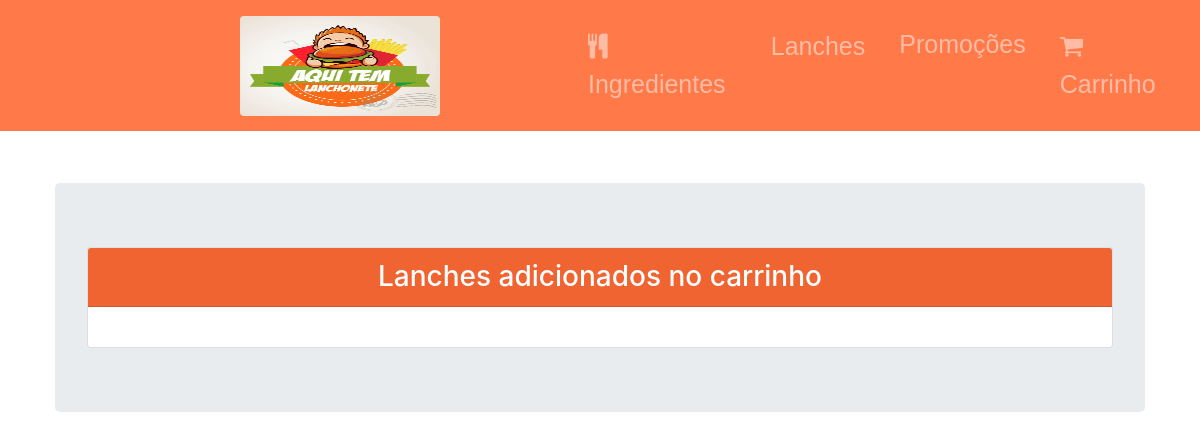
/shoppingcar/, run on an earlier commit of the app's database.
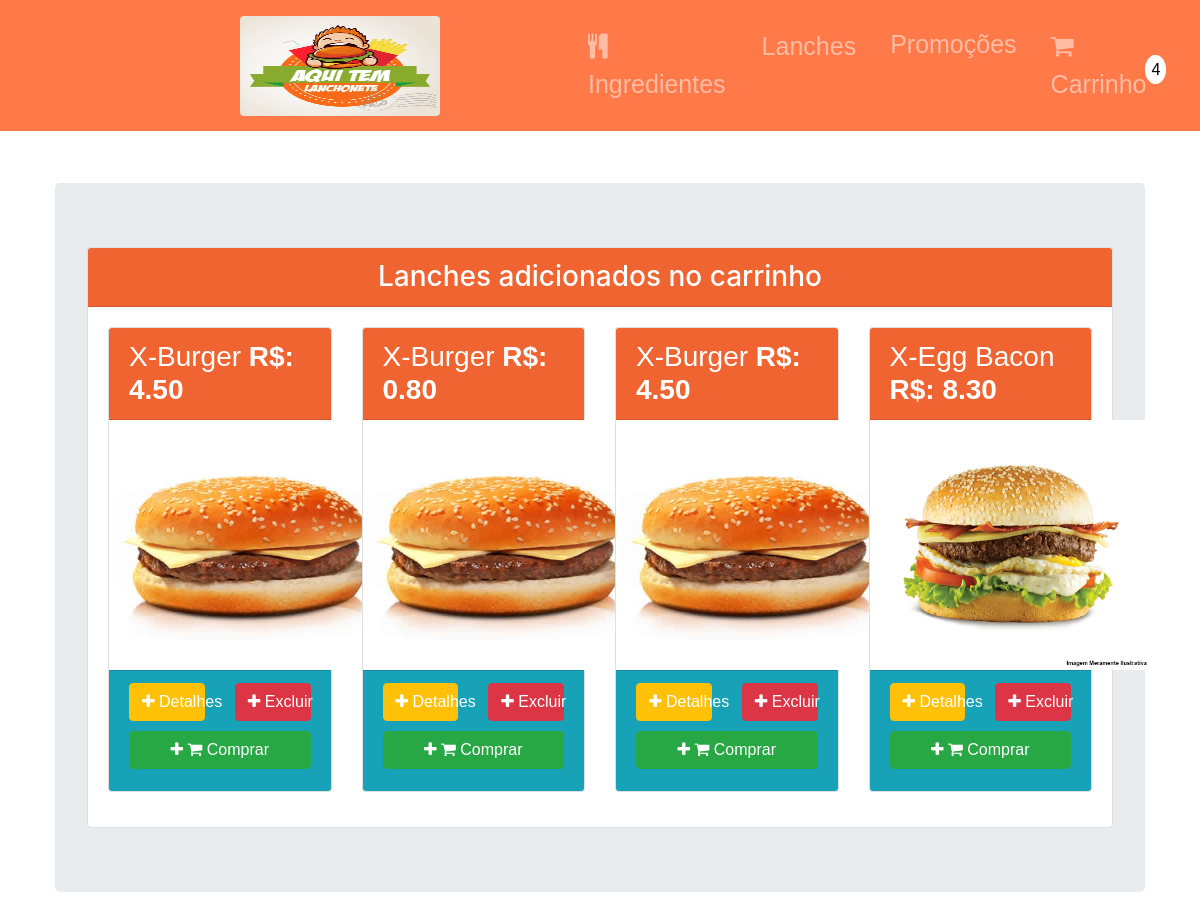
And on a later commit of the database.
### snackbar/models.py (models this page shows)
class SoppingCart(models.Model):
    name_snack = models.CharField(max_length=255, null=False, verbose_name="Nome do Ingrediente")
    img_snack = models.CharField(max_length=255, null=False, verbose_name="foto do lanche")
    amount_lettuce = models.IntegerField(null=False, verbose_name="Quantidade de alface")
    amount_bacon = models.IntegerField(null=False, verbose_name="Quantidade de Bacon")
    amount_burger = models.IntegerField(null=False, verbose_name="Quantidade de Hambúguer de carne")
    amount_egg = models.IntegerField(null=False, verbose_name="Quantidade de ovo")
    amount_cheese = models.IntegerField(null=False, verbose_name="Quantidade de queijo")
    price = models.FloatField(null=True, verbose_name="Valor do lanche")

### snackbar/views.py (the view)
# urls.py: path('shoppingcar/', views.shopping_car),
def shopping_car(request):
    sopping_cart = SoppingCart.objects.all()
    return render(request, 'shopping_car.html', {'sopping_cart':sopping_cart})

### snackbar/templates/shopping_car.html (shortened to what this page needs)
{% extends "base.html" %}
{% load static %}
{% block content %}
<div class="container-fluid" id="snacks_list">
    <div class="col-md-12 col-lg-12 col-xs-12" id="snack_card">
        <div class="jumbotron">
            <div class="card">
                <h3 class="card-header text-white no-margin text-center" id="card_header"> Lanches adicionados no carrinho </h3>
                <div class="card-body">
                    <div class="row">
                        {% for snack in sopping_cart %}
                        <div class="col-md-3 col-xs-12" id="snack_card">
                            <div class="card">
                                <h3 class="card-header text-white no-margin" id="card_header"> {{snack.name_snack}} <b class="text-left">R$: {{snack.price|floatformat:2 }}</b>  </h3>
                                <div class="card-block">
                                {% with 'img/'|add:snack.img_snack as image_static %}
                                    <img class="card-img-top" src="{% static image_static %}" id="img_snack" alt="Card image cap" />
                                {% endwith %}
                                </div>
                                <div class="card-footer bg-info text-white">
                                    <div class="row">
                                    <div class="col-lg-6 col-md-6 col-xs-12">
                                        <button type="button"  onclick="getSnackDetail()" data-toggle="modal" data-target="#modalSnackDetail"
                                            class="btn btn-warning block">
                                            <i class="fa fa-plus" aria-hidden="true"></i>
                                        Detalhes</button>
                                    </div>
                                    <div class="col-lg-6 col-md-6 col-xs-12">
                                        <button type="button" onclick="excludeSnack('{{snack.id}}')"class="btn btn-danger block">
                                            <i class="fa fa-plus" aria-hidden="true"></i>
                                            Excluir
                                        </button>
                                    </div>
                                    <div class="col-lg-12 col-md-12 col-xs-12">
                                        <button onclick="addOnShoppingCart('{{snack.id}}', '{{snack.name_snack}}', '{{snack.snack_img}}')" type="button" class="btn btn-success block">
                                            <i class="fa fa-plus" aria-hidden="true"></i>
                                            <i class="fa fa-shopping-cart" aria-hidden="true"></i>
                                            Comprar
                                        </button>
                                    </div>
                                    </div>
                                </div>
                            </div>
                        </div>
                    {% endfor %}
                    </div>
                </div>
            </div>
        </div>
    </div>
</div>
{% endblock content %}

### snackbar/templates/base.html (shortened to what this page needs)
<!DOCTYPE html>
{% load static %}
<html>
<head>
    <link rel="stylesheet" type="text/css" href="{% static 'css/bootstrap.min.css'%}">
    <link rel="stylesheet" type="text/css" href="{% static 'css/style.css'%}">
    <link href="https://stackpath.bootstrapcdn.com/font-awesome/4.7.0/css/font-awesome.min.css" rel="stylesheet">
</head>
<body>
<nav id="navbar_header" class="navbar navbar-expand-lg navbar-dark bg-dark">
    <a class="navbar-brand" href="/snacks/"><img src="{% static 'img/logo.jpg' %}" alt="Logo" class="rounded img_logo" ></a>
    <div class="collapse navbar-collapse" id="navbarNavDropdown">
        <ul class="navbar-nav">
            <li class="nav-item">
                <a class="nav-link" href="/snacks/ingredients/"><i class="fa fa-cutlery" aria-hidden="true"></i> Ingredientes </a>
            </li>
            <li {%if request.path == '/snacks/' or '/snacks/more/' in request.path %}class="nav-item active" {% else %} class="nav-item" {%endif%} >
                <a  class="nav-link" href="/snacks/"> Lanches </a>
            </li>
            <li {%if request.path == '/promotions/' %} class="nav-item active" {%else%} class="nav-link" {% endif %} >
                <a  class="nav-link"  href="/promotions/">Promoções</a>
            </li>
            <li class="nav-item">
                <a class="nav-link" href="/shoppingcar/"><i class="fa fa-shopping-cart" aria-hidden="true"></i> Carrinho
                    {% if sopping_cart.count > 0 %} <i class="numberCircle">{{sopping_cart.count}} </i>{% endif %} </a>
            </li>
        </ul>
      </div>
</nav>
    {% block content %}
    {% endblock %}
</body>
</html>

### static/css/style.css (style rules this page uses)
#navbar_header { padding: 10px !important; background-color: rgb(255, 121, 73) !important; font-family: Verdana, Geneva, Tahoma, sans-serif !important; font-size: 25px !important; padding-left: 20% !important; }
.img_logo { height: 100px !important; width: 200px !important; }
#img_snack { height: 250px !important; width: 280px !important; }
.navbar-collapse { margin-left: 12% !important; }
.nav-item { padding: 10px !important; }
#snacks_list { margin-top: 1% !important; padding: 40px !important; }
#card_header { background-color: rgb(240, 100, 49) !important;; }
.block { width: 100%; cursor: pointer; text-align: center; color: white; margin-bottom: 10px !important; }
#snack_card { padding-bottom: 15px !important; }
.card-body { font-family: Verdana, Geneva, Tahoma, sans-serif !important; font-size: 20px !important; }
.numberCircle { border-radius: 50%; width: 10px; height: 10px; padding: 4px; background: rgb(255, 255, 255) !important; border: 2px solid rgba(255,255,255,.5); color: #000; text-align: center; font: 16px Arial, sans-serif; font-style: bold !important; position: relative; margin-left: -8px; top: -18px; }

What changed in the data, as far as the page shows it:
added SoppingCart: name_snack "X-Burger", price "4.50"
added SoppingCart: name_snack "X-Burger", price "0.80"
added SoppingCart: name_snack "X-Burger", price "4.50"
added SoppingCart: name_snack "X-Egg Bacon", price "8.30"
Also different on the page:
{{ sopping_cart.count }}: (not shown) → "4"
